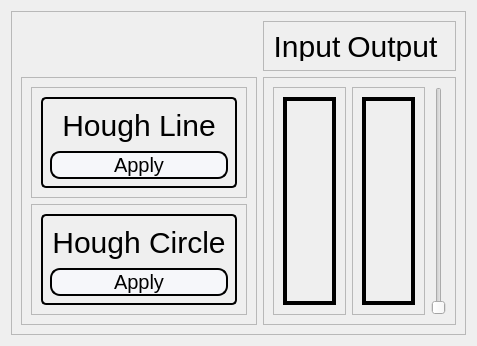
         <widget class="QWidget" name="HoughTransfromPage">
          <layout class="QGridLayout" name="gridLayout_110">
           <item row="0" column="0">
            <widget class="QFrame" name="frame_58">
             <property name="frameShape">
              <enum>QFrame::StyledPanel</enum>
             </property>
             <property name="frameShadow">
              <enum>QFrame::Raised</enum>
             </property>
             <layout class="QGridLayout" name="gridLayout_30">
              <item row="0" column="1">
               <widget class="QFrame" name="frame_61">
                <property name="maximumSize">
                 <size>
                  <width>16777215</width>
                  <height>50</height>
                 </size>
                </property>
                <property name="frameShape">
                 <enum>QFrame::StyledPanel</enum>
                </property>
                <property name="frameShadow">
                 <enum>QFrame::Raised</enum>
                </property>
                <layout class="QGridLayout" name="gridLayout_67">
                 <item row="0" column="0">
                  <widget class="QLabel" name="inputImageLabel_6">
                   <property name="maximumSize">
                    <size>
                     <width>16777215</width>
                     <height>30</height>
                    </size>
                   </property>
                   <property name="styleSheet">
                    <string notr="true">font-family: Impact, Haettenschweiler, 'Arial Narrow Bold', sans-serif;
font-size: 30px;
color: black;
background-color:transparent;</string>
                   </property>
                   <property name="text">
                    <string>Input</string>
                   </property>
                   <property name="alignment">
                    <set>Qt::AlignCenter</set>
                   </property>
                  </widget>
                 </item>
                 <item row="0" column="1">
                  <widget class="QLabel" name="outputImageLabel_4">
                   <property name="styleSheet">
                    <string notr="true">font-family: Impact, Haettenschweiler, 'Arial Narrow Bold', sans-serif;
font-size: 30px;
color: black;
background-color:transparent;</string>
                   </property>
                   <property name="text">
                    <string>Output </string>
                   </property>
                   <property name="alignment">
                    <set>Qt::AlignCenter</set>
                   </property>
                  </widget>
                 </item>
                </layout>
               </widget>
              </item>
              <item row="1" column="0">
               <widget class="QFrame" name="frame_62">
                <property name="maximumSize">
                 <size>
                  <width>300</width>
                  <height>16777215</height>
                 </size>
                </property>
                <property name="frameShape">
                 <enum>QFrame::StyledPanel</enum>
                </property>
                <property name="frameShadow">
                 <enum>QFrame::Raised</enum>
                </property>
                <layout class="QGridLayout" name="gridLayout_101">
                 <item row="1" column="0">
                  <widget class="QFrame" name="frame_64">
                   <property name="frameShape">
                    <enum>QFrame::StyledPanel</enum>
                   </property>
                   <property name="frameShadow">
                    <enum>QFrame::Raised</enum>
                   </property>
                   <layout class="QGridLayout" name="gridLayout_104">
                    <item row="0" column="0">
                     <widget class="QWidget" name="HoughCircle" native="true">
                      <property name="styleSheet">
                       <string notr="true">border: 2px solid;
border-radius: 5px;</string>
                      </property>
                      <layout class="QGridLayout" name="gridLayout_105">
                       <item row="1" column="0">
                        <widget class="QPushButton" name="HoughCircleButton">
                         <property name="maximumSize">
                          <size>
                           <width>16777215</width>
                           <height>50</height>
                          </size>
                         </property>
                         <property name="styleSheet">
                          <string notr="true">QPushButton{
border-style: solid;
border-width: 2px;
border-radius: 10px;
font-family: Impact, Haettenschweiler, 'Arial Narrow Bold', sans-serif;
font-size: 20px;
color: black;
background-color: rgb(246, 247, 250);
}

QPushButton:hover:!pressed{
	background-color: qlineargradient(x1: 0.5, y1: 1, x2: 0.5, y2: 1, stop: 0 #dadbde, stop: 1 #f6f7fa);
}</string>
                         </property>
                         <property name="text">
                          <string>Apply</string>
                         </property>
                        </widget>
                       </item>
                       <item row="0" column="0">
                        <widget class="QLabel" name="HoughCircleLabel">
                         <property name="styleSheet">
                          <string notr="true">font-family: Impact, Haettenschweiler, 'Arial Narrow Bold', sans-serif;
font-size: 30px;
color: black;
background-color:transparent;
border-color: transparent</string>
                         </property>
                         <property name="text">
                          <string>Hough Circle</string>
                         </property>
                         <property name="alignment">
                          <set>Qt::AlignCenter</set>
                         </property>
                        </widget>
                       </item>
                      </layout>
                     </widget>
                    </item>
                   </layout>
                  </widget>
                 </item>
                 <item row="0" column="0">
                  <widget class="QFrame" name="frame_63">
                   <property name="frameShape">
                    <enum>QFrame::StyledPanel</enum>
                   </property>
                   <property name="frameShadow">
                    <enum>QFrame::Raised</enum>
                   </property>
                   <layout class="QGridLayout" name="gridLayout_102">
                    <item row="0" column="0">
                     <widget class="QWidget" name="HoughLine" native="true">
                      <property name="styleSheet">
                       <string notr="true">border: 2px solid;
border-radius: 5px;</string>
                      </property>
                      <layout class="QGridLayout" name="gridLayout_103">
                       <item row="0" column="0">
                        <widget class="QLabel" name="HoughLineLabel">
                         <property name="maximumSize">
                          <size>
                           <width>16777215</width>
                           <height>16777215</height>
                          </size>
                         </property>
                         <property name="styleSheet">
                          <string notr="true">font-family: Impact, Haettenschweiler, 'Arial Narrow Bold', sans-serif;
font-size: 30px;
color: black;
background-color:transparent;
border-color: transparent</string>
                         </property>
                         <property name="text">
                          <string>Hough Line</string>
                         </property>
                         <property name="alignment">
                          <set>Qt::AlignCenter</set>
                         </property>
                        </widget>
                       </item>
                       <item row="1" column="0">
                        <widget class="QPushButton" name="HoughLineButton">
                         <property name="maximumSize">
                          <size>
                           <width>16777215</width>
                           <height>50</height>
                          </size>
                         </property>
                         <property name="styleSheet">
                          <string notr="true">QPushButton{
border-style: solid;
border-width: 2px;
border-radius: 10px;
font-family: Impact, Haettenschweiler, 'Arial Narrow Bold', sans-serif;
font-size: 20px;
color: black;
background-color: rgb(246, 247, 250);
}

QPushButton:hover:!pressed{
	background-color: qlineargradient(x1: 0.5, y1: 1, x2: 0.5, y2: 1, stop: 0 #dadbde, stop: 1 #f6f7fa);
}</string>
                         </property>
                         <property name="text">
                          <string>Apply</string>
                         </property>
                        </widget>
                       </item>
                      </layout>
                     </widget>
                    </item>
                   </layout>
                  </widget>
                 </item>
                </layout>
               </widget>
              </item>
              <item row="1" column="1">
               <widget class="QFrame" name="ImagesFrame_4">
                <property name="styleSheet">
                 <string notr="true"/>
                </property>
                <property name="frameShape">
                 <enum>QFrame::StyledPanel</enum>
                </property>
                <property name="frameShadow">
                 <enum>QFrame::Raised</enum>
                </property>
                <layout class="QGridLayout" name="gridLayout_98">
                 <item row="0" column="1">
                  <widget class="QFrame" name="frame_60">
                   <property name="frameShape">
                    <enum>QFrame::StyledPanel</enum>
                   </property>
                   <property name="frameShadow">
                    <enum>QFrame::Raised</enum>
                   </property>
                   <layout class="QGridLayout" name="gridLayout_100">
                    <item row="0" column="0">
                     <widget class="QLabel" name="HoughTransfromOutputImage">
                      <property name="styleSheet">
                       <string notr="true">border: 4px solid black;
</string>
                      </property>
                      <property name="text">
                       <string/>
                      </property>
                      <property name="scaledContents">
                       <bool>true</bool>
                      </property>
                      <property name="alignment">
                       <set>Qt::AlignCenter</set>
                      </property>
                     </widget>
                    </item>
                   </layout>
                  </widget>
                 </item>
                 <item row="0" column="0">
                  <widget class="QFrame" name="frame_59">
                   <property name="frameShape">
                    <enum>QFrame::StyledPanel</enum>
                   </property>
                   <property name="frameShadow">
                    <enum>QFrame::Raised</enum>
                   </property>
                   <layout class="QGridLayout" name="gridLayout_33">
                    <item row="0" column="0">
                     <widget class="QLabel" name="HoughTransfromInputImage">
                      <property name="styleSheet">
                       <string notr="true">border: 4px solid black;
</string>
                      </property>
                      <property name="text">
                       <string/>
                      </property>
                      <property name="scaledContents">
                       <bool>true</bool>
                      </property>
                      <property name="alignment">
                       <set>Qt::AlignCenter</set>
                      </property>
                     </widget>
                    </item>
                   </layout>
                  </widget>
                 </item>
                 <item row="0" column="2">
                  <widget class="QSlider" name="HoughTransfromSlider">
                   <property name="sizePolicy">
                    <sizepolicy hsizetype="Fixed" vsizetype="Expanding">
                     <horstretch>0</horstretch>
                     <verstretch>0</verstretch>
                    </sizepolicy>
                   </property>
                   <property name="maximumSize">
                    <size>
                     <width>16777215</width>
                     <height>16777215</height>
                    </size>
                   </property>
                   <property name="maximum">
                    <number>255</number>
                   </property>
                   <property name="orientation">
                    <enum>Qt::Vertical</enum>
                   </property>
                  </widget>
                 </item>
                </layout>
               </widget>
              </item>
             </layout>
            </widget>
           </item>
          </layout>
         </widget>
